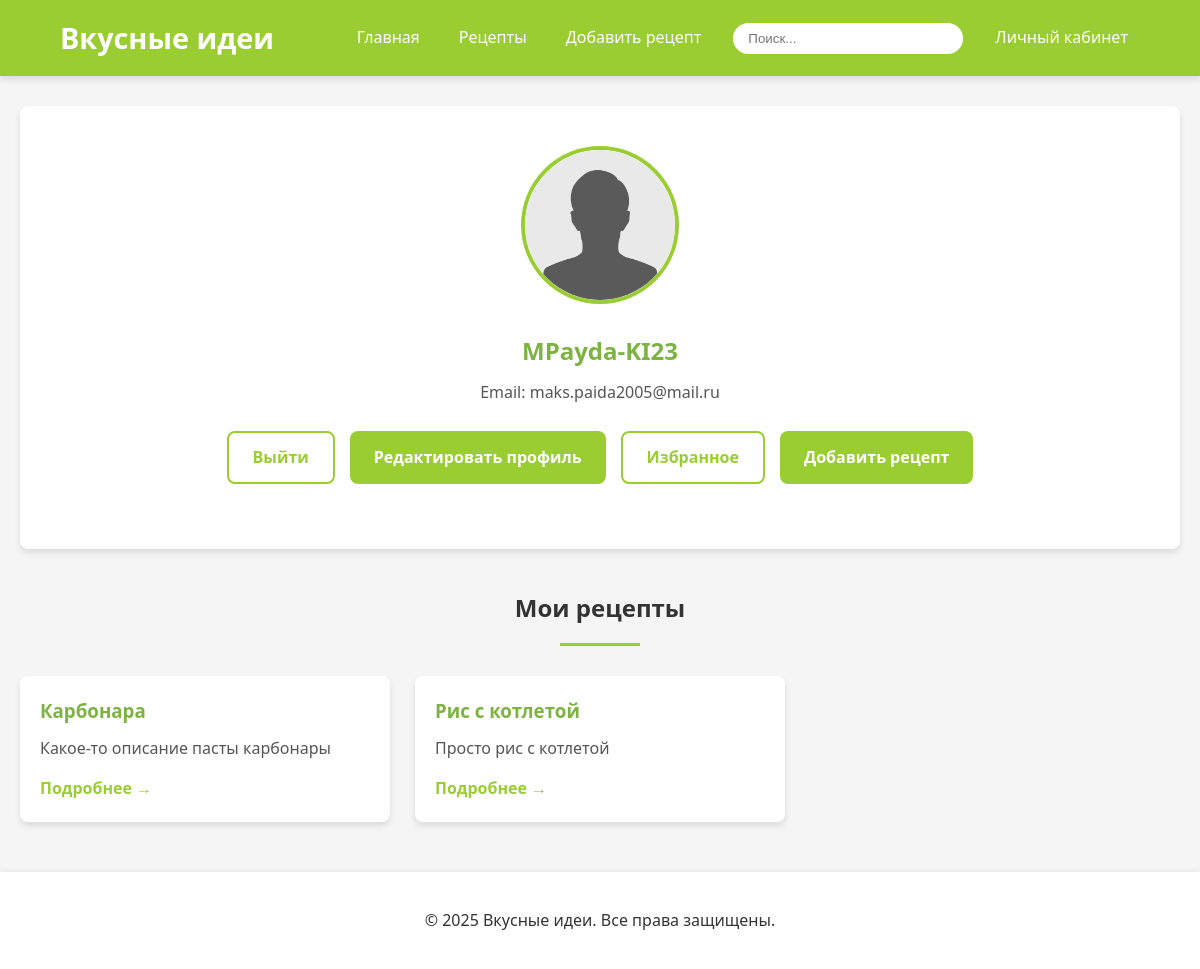
/profile/ (signed in), run on an earlier commit of the app's database.
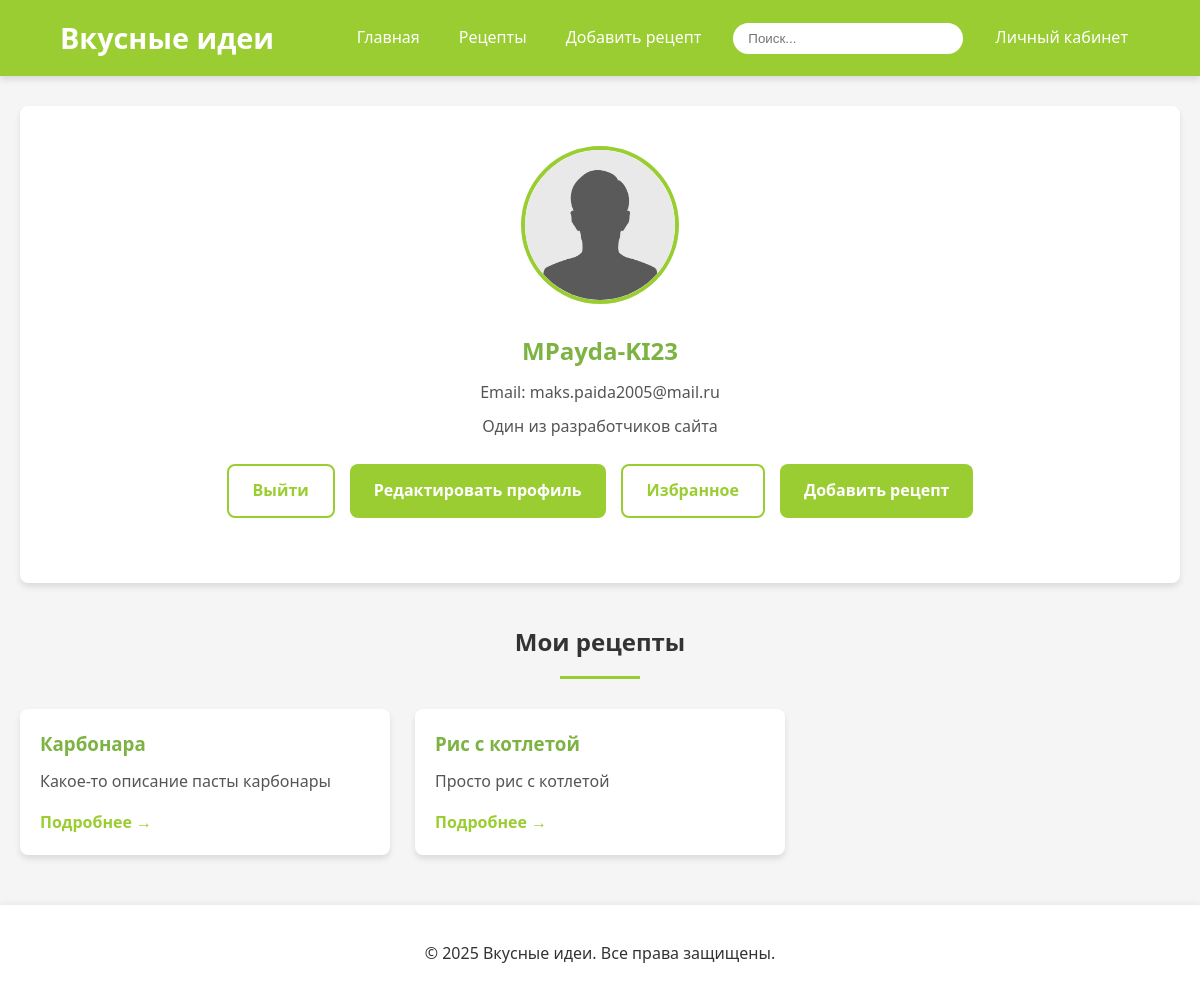
And on a later commit of the database.
### main/models.py (models this page shows, shortened)
class User(AbstractUser):
    email = models.EmailField()
    role = models.CharField(max_length=50, null=True)
    user_info = models.TextField(null=True, blank=True, )
    image = models.ImageField(upload_to='users_images/', blank=True, null=True)

### main/views.py (the view)
# urls.py: path('profile/', views.profile_page, name='profile'),
def profile_page(request):
    user = request.user
    recipes = Recipe.objects.filter(user=user.id)
    return render(request, 'profile.html', {'user': user, 'recipes':recipes})

### main/templates/profile.html (shortened to what this page needs)
{% load static %}
<!DOCTYPE html>
<html lang="ru">
<head>
</head>
<body>
    <header>
        <h1>Вкусные идеи</h1>
        <nav>
            <ul>
                <li><a href="{% url 'index' %}">Главная</a></li>
                <li><a href="{% url 'recipes' %}">Рецепты</a></li>
                {% if user.is_authenticated %}
                <li><a href="{% url 'make_recipe' %}">Добавить рецепт</a></li>
                {% else %}
                <li><a href="{% url 'recipe_auth_required' %}">Добавить рецепт</a></li>
                {% endif %}
            </ul>
            <input type="text" class="search" placeholder="Поиск...">
            {% if user.is_authenticated %}
            <a href="{% url 'profile' %}">Личный кабинет</a>
            {% else %}
            <a href="{% url 'login' %}">Вход/регистрация</a>
            {% endif %}
        </nav>
    </header>
    <div class="container">
        {% if user.is_authenticated %}
        <div class="profile-section">
            {% if user.image %}
                <img src="{{ user.image.url }}" alt="Фото профиля" class="profile-image">
            {% else %}
                <img src="{% static 'images/base_photo.avif' %}" alt="Фото профиля" class="profile-image">
            {% endif %}
            <div class="profile-info">
                <h2>{{ user.username }}</h2>
                <p>Email: {{ user.email }}</p>
                {% if user.user_info %}
                <p>{{ user.user_info }}</p>
                {% endif %}
            </div>
            <div class="action-buttons">
                <a href="{% url 'logout' %}" class="btn btn-outline">Выйти</a>
                <a href="{% url 'change_user' user.id %}" class="btn btn-primary">Редактировать профиль</a>
                <a href="{% url 'favorites' %}" class="btn btn-outline">Избранное</a>
                <a href="{% url 'make_recipe' %}" class="btn btn-primary">Добавить рецепт</a>
            </div>
        </div>
        {% if recipes.count > 0 %}
        <h2 class="section-title">Мои рецепты</h2>
        <div class="recipes-grid">
            {% for recipe in recipes %}
            <div class="recipe-card">
                <div class="recipe-content">
                    <h3>{{ recipe.title }}</h3>
                    <div class="recipe-description">{{ recipe.description }}</div>
                    <div style="margin-top: 15px;">
                        <a href="{% url 'about_recipe' recipe.id %}" style="color: var(--primary-color); font-weight: 600; text-decoration: none;">Подробнее →</a>
                    </div>
                </div>
            </div>
            {% endfor %}
        </div>
        {% endif %}
        {% endif %}
    </div>
    <footer>
        <p>&copy; 2025 Вкусные идеи. Все права защищены.</p>
    </footer>
</body>
</html>

What changed in the data, as far as the page shows it:
changed User "MPayda-KI23": user_info (not shown) → "Один из разработчиков сайта"
